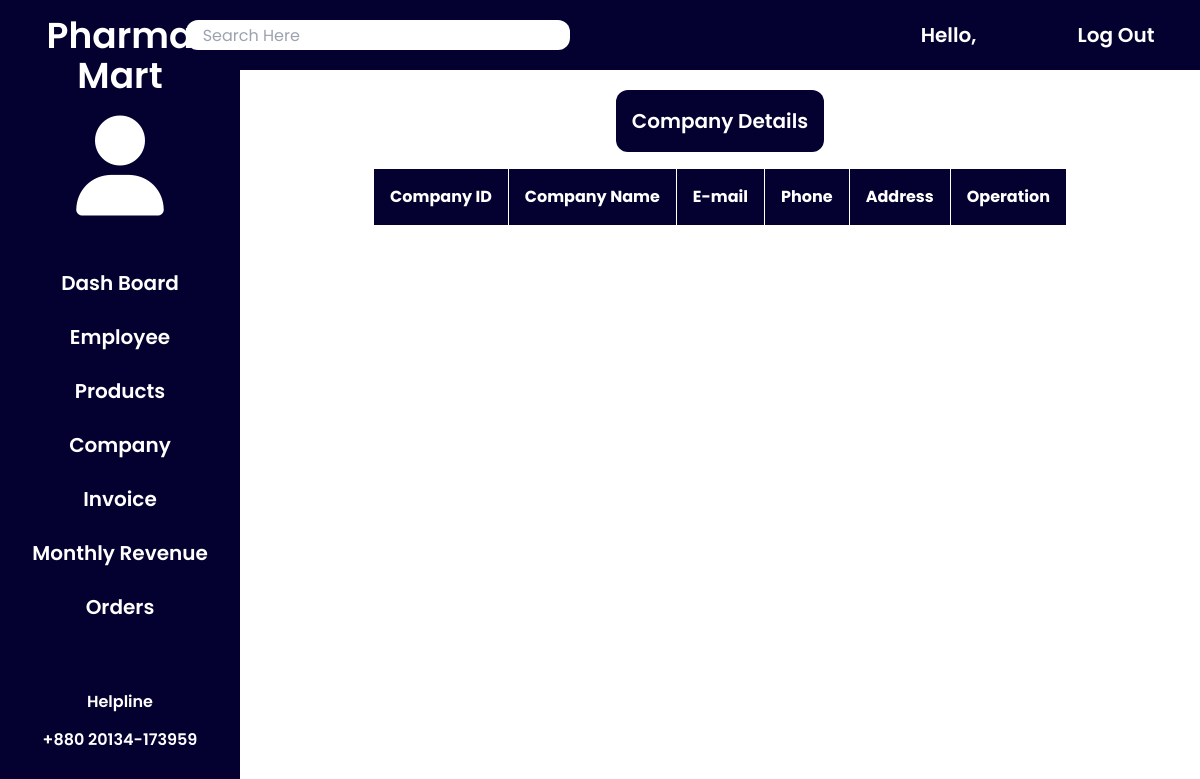
The app's page /company.php (signed in), older data.
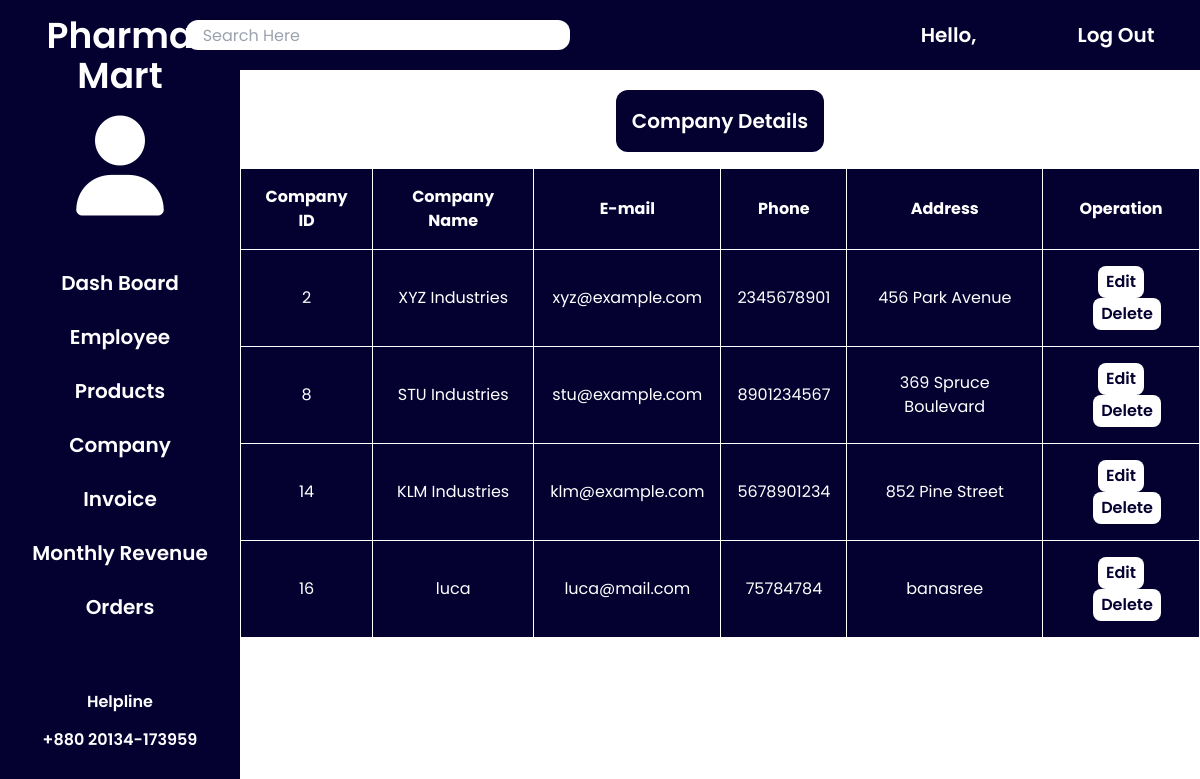
The same page, newer data.
### tables this page shows
CREATE TABLE `companies` (
  `company_id` int(11) NOT NULL,
  `provider_id` int(11) NOT NULL,
  `company_name` varchar(500) NOT NULL,
  `company_email` varchar(500) NOT NULL,
  `phone` varchar(15) NOT NULL,
  `address` varchar(500) NOT NULL
);

### company.php (the view, shortened to what this page needs)
<?php
    include('db_connect.php');
    $provider_id = $_SESSION['provider_id'];
    $sql = "SELECT* FROM companies WHERE provider_id LIKE '$provider_id'";
    $result = mysqli_query($conn,$sql);
?>
<!doctype html>
<html>
<head>
  <script src="https://cdn.tailwindcss.com"></script>
  <link rel="stylesheet" href="../css/all.min.css">
  <script src="js/tailwind.config.js"></script>
</head>
<body class="m-0 p-0 font-pop">
  <div class="flex">
    <div class="w-1/5 bg-navy text-white font-semibold text-center pt-4">
        <h3 class="text-4xl pb-5">Pharma Mart</h3>
        <i class="fa-solid fa-user text-white text-[100px]"></i>
            <nav class="">
                <ul class="flex pt-10 flex-col text-20">
                    <a href="index.php"><li class="block  hover:bg-li-navy hover:ease-in py-3 ease-out duration-400"> Dash Board</li></a>
                    <a href="employee.php"><li class="block  hover:bg-li-navy hover:ease-in py-3 ease-out duration-400">Employee</li></a>
                    <a href="medicine.php"><li class="block  hover:bg-li-navy hover:ease-in py-3 ease-out duration-400">Products</li></a>
                    <a href="company.php"><li class="block  hover:bg-li-navy hover:ease-in py-3 ease-out duration-400">Company</li></a>
                    <a href="invoice.php"><li class="block  hover:bg-li-navy hover:ease-in py-3 ease-out duration-400">Invoice</li></a>
                    <a href="#"><li class="block  hover:bg-li-navy hover:ease-in py-3 ease-out duration-400">Monthly Revenue</li></a>
                    <a href="#"><li class="block  hover:bg-li-navy hover:ease-in py-3 ease-out duration-400">Orders</li></a>
                </ul>
            </nav>
            <h2 class="pt-14 pb-1.5">Helpline</h2>
            <h3 class="pt-2 pb-20">+880 20134-173959</h3>
    </div>
    <div class="w-4/5">
        <div class="w-auto bg-navy flex justify-around p-5 text-white">
            <input type="text" class="w-96 rounded-xl h-[30px] font-normal ml-[-100px]" placeholder="    Search Here">
            <h1 class="font-semibold text-20 ml-[300px]">Hello, </h1>
            <a href="#" class="font-semibold text-20 ml-[50px]">Log Out</a>
        </div>
        <div class=" mt-5 text text-center">
            <h1 class="inline-block rounded-xl font-semibold text-20 text-white p-4 bg-navy">Company Details</h1>
            <table class=" mt-4 table-auto text-center mx-auto bg-navy text-white border  border-white border-collapse">
                <thead>
                    <tr class="">
                        <th class="p-4 border  border-white">Company ID</th>
                        <th class="p-4 border  border-white">Company Name</th>
                        <th class="p-4 border  border-white">E-mail</th>
                        <th class="p-4 border  border-white">Phone</th>
                        <th class="p-4 border  border-white">Address</th>
                        <th class="p-4 border  border-white">Operation</th>
                    </tr>
                </thead>
                <?php
                    while($row = mysqli_fetch_assoc($result)){
                ?>
                <tbody class="">
                    <tr class="">
                        <td class="p-4 border  border-white"><?php echo $row['company_id']?></td>
                    <td class="p-4 border  border-white"><?php echo $row['company_name']?></td>
                    <td class="p-4 border  border-white"><?php echo $row['company_email']?></td>
                    <td class="p-4 border  border-white"><?php echo $row['phone']?></td>
                    <td class="p-4 border  border-white"><?php echo $row['address']?></td>
                    <td class="p-4 border  border-white space-x-3">
                        <a class="inline-block rounded-lg py-1 px-2 font-semibold hover:outline hover:ouline-navy hover:text-white   hover:bg-navy text-navy bg-white duration-700 ease-in-out" href="#">Edit</a>
                        <a class="inline-block rounded-lg py-1 px-2 font-semibold hover:outline hover:ouline-navy hover:text-white   hover:bg-navy text-navy bg-white duration-700 ease-in-out" href="#">Delete</a>
                    </td>
                    </tr>
                </tbody>
                <?php
                    }
                ?>
            </table>
        </div>
    </div>
</div>
</body>
</html>

Row changes from the older to the newer data that the page shows:
now on this page (row edited): companies: company_id "2", company_name "XYZ Industries", company_email "xyz@example.com", phone "2345678901", address "456 Park Avenue"
now on this page (row edited): companies: company_id "8", company_name "STU Industries", company_email "stu@example.com", phone "8901234567", address "369 Spruce Boulevard"
now on this page (row edited): companies: company_id "14", company_name "KLM Industries", company_email "klm@example.com", phone "5678901234", address "852 Pine Street"
added companies: company_id "16", company_name "luca", company_email "luca@mail.com", phone "75784784", address "banasree"
